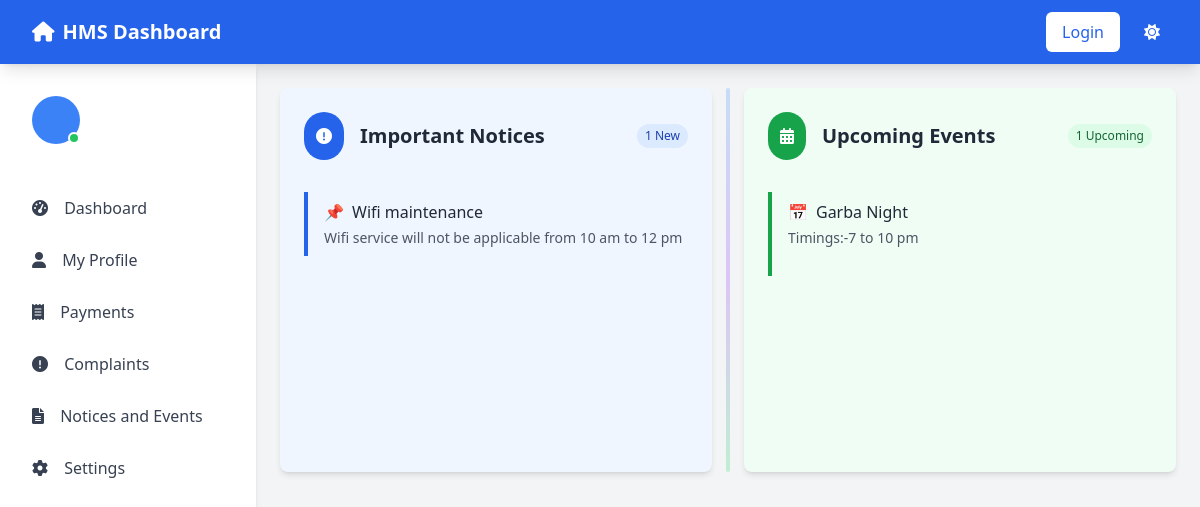
/documents/, run on the app's committed database.
### news/models.py (models this page shows)
class Notice(models.Model):
    notice_title = models.CharField(max_length=50)
    notice_desc = HTMLField()

class Events(models.Model):
    event_title = models.CharField(max_length=50)
    event_desc =  HTMLField()

### HMS/views.py (the view)
# urls.py: path('documents/', views.documents, name='documents'),
def documents(request):
    Eventdata = Events.objects.all()[:6]
    Noticedata = Notice.objects.all()[:6]
    context = {
        'Noticedata': Noticedata,
        'Eventdata': Eventdata,
    }
    return render(request, 'dashboard/documents.html',context)

### templates/dashboard/documents.html (shortened to what this page needs)
{% extends "dashboard/base.html" %}
{% block content %}
<div class="relative flex flex-col md:flex-row gap-0 md:gap-8 items-stretch">
    <div class="hidden md:block absolute left-1/2 top-0 bottom-0 w-1 transform -translate-x-1/2">
        <div class="h-full w-full bg-gradient-to-b from-blue-400 via-purple-500 to-green-400 opacity-30 animate-pulse rounded-full"></div>
    </div>
    <div class="group bg-blue-50 dark:bg-dark-800 rounded-lg shadow-md p-6 fade-in h-96 overflow-y-auto w-full md:w-1/2 hover:shadow-lg transition-all duration-300 hover:-translate-y-1 z-10">
        <div class="flex items-center mb-4 top-0 bg-blue-50 dark:bg-dark-800 pb-4 z-10 sticky">
            <div class="bg-blue-600 text-white p-3 rounded-full mr-4 group-hover:rotate-12 transition-transform">
                <i class="fas fa-exclamation-circle"></i>
            </div>
            <h3 class="text-xl font-semibold text-gray-800 dark:text-white">Important Notices</h3>
            <span class="ml-auto bg-blue-100 dark:bg-blue-900 text-blue-800 dark:text-blue-200 text-xs px-2 py-1 rounded-full animate-pulse">
                {{ Noticedata|length }} New
            </span>
        </div>
        <div class="space-y-4">
            {% for i in Noticedata %}
            <div class="border-l-4 border-blue-600 pl-4 py-2 hover:bg-blue-100 dark:hover:bg-dark-700 rounded-r transition-colors cursor-pointer">
                <h4 class="font-medium text-gray-800 dark:text-white flex items-center">
                    <span class="mr-2">📌</span>
                    {{i.notice_title}}
                </h4>
                <div class="text-sm text-gray-600 dark:text-gray-300 mt-1">
                    {{ i.notice_desc|safe }}
                </div>
            </div>
            {% endfor %}
        </div>
    </div>
    <div class="group bg-green-50 dark:bg-dark-800 rounded-lg shadow-md p-6 fade-in h-96 overflow-y-auto w-full md:w-1/2 hover:shadow-lg transition-all duration-300 hover:-translate-y-1 z-10" style="transition-delay: 0.2s;">
        <div class="flex items-center mb-4 top-0 bg-green-50 dark:bg-dark-800 pb-4 z-10 sticky">
            <div class="bg-green-600 text-white p-3 rounded-full mr-4 group-hover:rotate-12 transition-transform">
                <i class="fas fa-calendar-alt"></i>
            </div>
            <h3 class="text-xl font-semibold text-gray-800 dark:text-white">Upcoming Events</h3>
            <span class="ml-auto bg-green-100 dark:bg-green-900 text-green-800 dark:text-green-200 text-xs px-2 py-1 rounded-full animate-pulse">
                {{ Eventdata|length }} Upcoming
            </span>
        </div>
        <div class="space-y-4">
            {% for i in Eventdata %}
            <div class="border-l-4 border-green-600 pl-4 py-2 hover:bg-green-100 dark:hover:bg-dark-700 rounded-r transition-colors cursor-pointer">
                <h4 class="font-medium text-gray-800 dark:text-white flex items-center">
                    <span class="mr-2">📅</span>
                    {{i.event_title}}
                </h4>
                <div class="text-sm text-gray-600 dark:text-gray-300 mt-1">
                    {{ i.event_desc|safe }}
                </div>
            </div>
            {% endfor %}
        </div>
    </div>
</div>
{% endblock %}

### templates/dashboard/base.html (shortened to what this page needs)
<!DOCTYPE html>
<html lang="en">
<head>
    <script src="https://cdn.tailwindcss.com"></script>
    <link rel="stylesheet" href="https://cdnjs.cloudflare.com/ajax/libs/font-awesome/6.0.0/css/all.min.css">
</head>
<body class="bg-gray-100 dark:bg-dark-800">
    <nav class="bg-blue-600 text-white sticky top-0 z-[100] shadow-lg">
        <div class="max-w-7xl mx-auto px-4 sm:px-6 lg:px-8">
            <div class="flex justify-between items-center h-16">
                <div class="flex items-center">
                    <div class="flex-shrink-0">
                        <a href="{% url 'dashboard' %}" class="text-xl font-bold flex items-center">
                            <i class="fas fa-home mr-2"></i>
                            HMS Dashboard
                        </a>
                    </div>
                </div>
                <div class="hidden md:flex space-x-4 items-center">
                    {% if user.is_authenticated %}
                        <span class="px-3 py-2">Welcome, {{ user.username }}</span>
                        <a href="{% url 'logout' %}" class="bg-white text-blue-600 px-4 py-2 rounded-md font-medium hover:bg-blue-100 transition">Logout</a>
                    {% else %}
                        <a href="{% url 'login' %}" class="bg-white text-blue-600 px-4 py-2 rounded-md font-medium hover:bg-blue-100 transition">Login</a>
                    {% endif %}
                    <button id="theme-toggle" class="p-2 rounded-full focus:outline-none">
                        <i class="fas fa-sun text-white block dark:hidden" id="theme-icon-light"></i>
                    </button>
                </div>
            </div>
        </div>
    </nav>
    <div class="flex">
        <div class="sidebar w-64 bg-white dark:bg-dark-700 h-screen sticky top-16 shadow-md md:block">
            <div class="p-4">
                <div class="flex items-center space-x-4 p-4 mb-6">
                    <div class="relative">
                        {% if profile and profile.user_image %}
                            <img src="{{ profile.user_image.url }}" alt="Profile" class="w-12 h-12 rounded-full object-cover">
                        {% else %}
                            <div class="w-12 h-12 rounded-full bg-blue-500 flex items-center justify-center text-white text-xl">
                            </div>
                        {% endif %}
                        <span class="absolute bottom-0 right-0 w-3 h-3 bg-green-500 rounded-full border-2 border-white dark:border-dark-700"></span>
                    </div>
                </div>
                <nav class="space-y-1">
                    <a href="{% url 'dashboard' %}" class="block px-4 py-3 text-gray-700 dark:text-gray-300 hover:bg-gray-100 dark:hover:bg-dark-600 rounded-md transition {% if request.path == '/dashboard/' %}active-nav-item{% endif %}">
                        <i class="fas fa-tachometer-alt mr-3"></i> Dashboard
                    </a>
                    <a href="{% url 'profile' %}" class="block px-4 py-3 text-gray-700 dark:text-gray-300 hover:bg-gray-100 dark:hover:bg-dark-600 rounded-md transition {% if request.path == '/profile/' %}active-nav-item{% endif %}">
                        <i class="fas fa-user mr-3"></i> My Profile
                    </a>
                    <a href="{% url 'payments' %}" class="block px-4 py-3 text-gray-700 dark:text-gray-300 hover:bg-gray-100 dark:hover:bg-dark-600 rounded-md transition {% if request.path == '/payments/' %}active-nav-item{% endif %}">
                        <i class="fas fa-receipt mr-3"></i> Payments
                    </a>
                    <a href="{% url 'complaints' %}" class="block px-4 py-3 text-gray-700 dark:text-gray-300 hover:bg-gray-100 dark:hover:bg-dark-600 rounded-md transition {% if request.path == '/complaints/' %}active-nav-item{% endif %}">
                        <i class="fas fa-exclamation-circle mr-3"></i> Complaints
                    </a>
                    <a href="/documents" class="block px-4 py-3 text-gray-700 dark:text-gray-300 hover:bg-gray-100 dark:hover:bg-dark-600 rounded-md transition">
                        <i class="fas fa-file-alt mr-3"></i> Notices and Events
                    </a>
                    <a href="{% url 'settings' %}" class="block px-4 py-3 text-gray-700 dark:text-gray-300 hover:bg-gray-100 dark:hover:bg-dark-600 rounded-md transition {% if request.path == '/settings/' %}active-nav-item{% endif %}">
                        <i class="fas fa-cog mr-3"></i> Settings
                    </a>
                </nav>
            </div>
        </div>
        <div class="flex-1 p-6">
            {% block content %}
            {% endblock %}
        </div>
    </div>
</body>
</html>

### templates/dashboard/base.html (style rules this page uses)
.sidebar { transition: all 0.3s ease; }

### data on the page
Notice: notice_title "Wifi maintenance", notice_desc "Wifi service will not be applicable from 10 am to 12 pm"
Events: event_title "Garba Night", event_desc "Timings:-7 to 10 pm"

### other printed values
{{ Noticedata|length }} "1"
{{ Eventdata|length }} "1"
